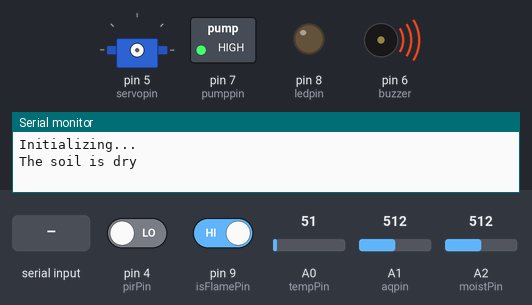
This sketch was run on a simulated Arduino Uno, built with avr-gcc and run on an emulated ATmega328P. Parts: servo, switched loads named in the sketch (green lamp = pin HIGH), output pins drawn as LEDs (lit = HIGH), buzzer (waves = sounding), the last lines printed to the serial monitor. Inputs (shaded band) come from the test bench; at power-on: pin 4 (pirPin) LOW, pin 9 (isFlamePin) HIGH, A0 (tempPin) = 51, A1 (aqpin) = 512, A2 (moistPin) = 512. The modem accepts every AT command (registered, SIM ready, sends succeed) and sends nothing else.

Above: at 7.2 s.
7.3 s: "A1" received over the second serial link
10.3 s: "A2" received over the second serial link
At 12.8 s:
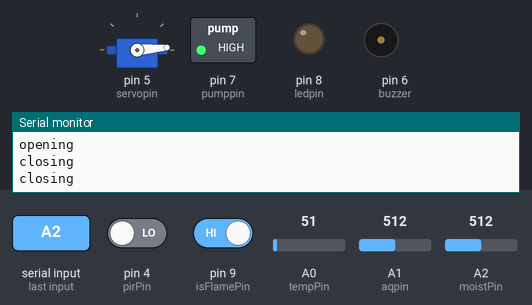
13.1 s: "B1" received over the second serial link
At 14.9 s:
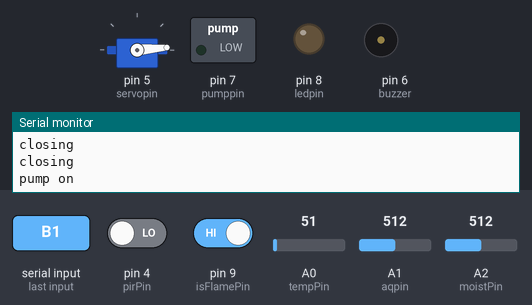
16.1 s: "C1" received over the second serial link
At 18.3 s:
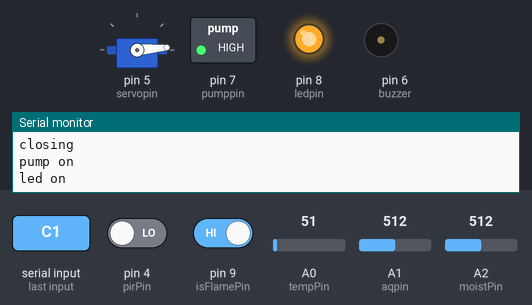
18.6 s: "A1" received over the second serial link
At 20.7 s:
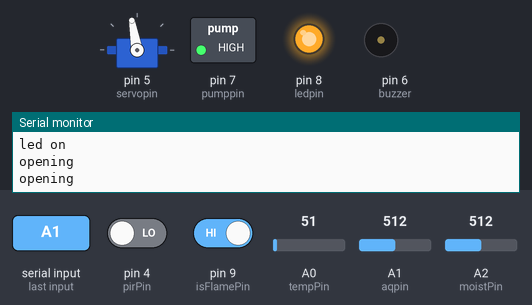
21.0 s: "B1" received over the second serial link
At 25.8 s:
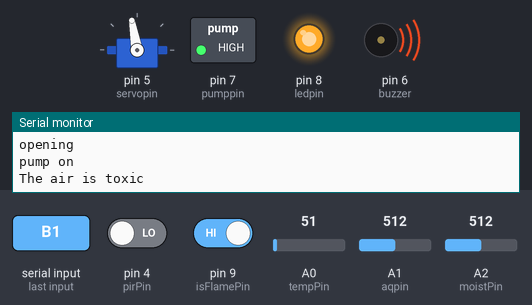
Timing chart, 0 to 58.6 s (numbered marks = the images above; inputs shaded):
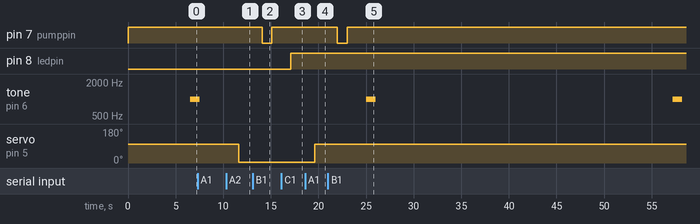

Measured:
- after the input at 10.3 s, servo on pin 5 (servopin): 100° → 5° after 1.3 s
- after the input at 13.1 s, pin 7 (pumppin): HIGH → LOW after 1.0 s, → HIGH 1.0 s later
- after the input at 16.1 s, pin 8 (ledpin): LOW → HIGH after 1.0 s
- after the input at 18.6 s, servo on pin 5 (servopin): 5° → 100° after 1.0 s
- after the input at 21.0 s, pin 7 (pumppin): HIGH → LOW after 1.0 s, → HIGH 1.0 s later
- by itself, tone on pin 6 (buzzer): alternates 1000 Hz for 1.0 s and silent for 31.2 s

The sketch:

smarthome.ino
```cpp
// Flame Sensor Module
#include <Servo.h>
#include <SoftwareSerial.h>

//Create software serial object to communicate with SIM800L
SoftwareSerial mySerial(3, 2); //SIM800L Tx & Rx is connected to Arduino #3 & #2
Servo myservo;  // create servo object to control a servo

int tempPin = A0;
int aqpin = A1;
int moistPin = A2;
int pirPin = 4;                 // PIR Out pin
int servopin=5;
int buzzer = 6; //buzzer to arduino pin 9
int pumppin = 7;
int ledpin =8;
int isFlamePin = 9;  // This is our input pin
int val;
int aqValue;
int moistValue;
int isFlame = HIGH;  // HIGH MEANS NO FLAME
int pirStat = 0;                   // PIR status
int limit = 300;

void setup() {
  pinMode(isFlamePin, INPUT); //flame sensor should be input as it is giving data
  pinMode(pirPin, INPUT);
  pinMode(buzzer, OUTPUT); // Set buzzer - pin 9 as an output
  pinMode(ledpin, OUTPUT);
  pinMode(pumppin,OUTPUT);
  digitalWrite(pumppin,HIGH);
  Serial.begin(9600); //begin Serial communication
  mySerial.begin(9600);
  Serial.println("Initializing...");
  delay(1000);
  readSMS();

}

void loop() {
  updateSerial();
  moistValue = analogRead(moistPin);
  isFlame = digitalRead(isFlamePin);//Readd the data gien by the flame sensor
  pirStat = digitalRead(pirPin);
  aqValue = analogRead(aqpin);       // read analog input pin 0
  val = analogRead(tempPin);
  float mv = ( val/1024.0)*5000;
  float cel = mv/10;


  if (isFlame== LOW)  //if it is low
  {
    Serial.println("Flame"); //Print Flame Flame
    buzz();
    sendCall();
  }

 if (pirStat == HIGH) {            // if motion detected
   Serial.println("Someone is in the bathroom!!");
   buzz();
   SendSMS("Someone is in the bathroom!!");
   delay(1000);
 }
 if (moistValue>limit) {
   Serial.println("The soil is dry");
   buzz();
   SendSMS("The soil is dry");
 }
 if(aqValue>200){
  Serial.println("The air is toxic");
  buzz();
  sendCall();
 }
 if(cel>50){
  buzz();
  sendCall();
 }
 delay(100);
}
void opendoor(){
  Serial.println("opening");

  myservo.attach(servopin);
  myservo.write(100);              // tell servo to go to position in variable 'pos'
  delay(500);
  myservo.detach();
  delay(100);
}
void closedoor(){
  Serial.println("closing");
  myservo.attach(servopin);
  myservo.write(5);              // tell servo to go to position in variable 'pos'
  delay(500);
  myservo.detach();
  delay(100);
}

void buzz(){

  tone(buzzer, 1000); // Send 1KHz sound signal...
  delay(1000);        // ...for 1 sec
  noTone(buzzer);     // Stop sound...
  delay(1000);        // ...for 1sec

}

void updateSerial()
{
  delay(500);
  while (Serial.available())
  {
    mySerial.write(Serial.read());//Forward what Serial received to Software Serial Port
  }
  while(mySerial.available())
  {
    String d=mySerial.readString();
    if(d.indexOf("A1")>=0)
    {
      Serial.println("opening");
      opendoor();
    }

    if(d.indexOf("A2")>=0){
      Serial.println("closing");
      closedoor();
    }
    if(d.indexOf("B1")>=0){
      Serial.println("pump on");
      digitalWrite(pumppin,LOW);
      delay(1000);
      digitalWrite(pumppin,HIGH);
    }
    if(d.indexOf("B2")>=0){
      Serial.println("pump off");
      digitalWrite(pumppin,HIGH);
    }
    if(d.indexOf("C1")>=0){
      Serial.println("led on");
      digitalWrite(ledpin,HIGH);
    }
    if(d.indexOf("C2")>=0){
      Serial.println("led off");
      digitalWrite(ledpin,LOW);
    }
    }
}

void SendSMS(String msg)
{
  mySerial.println("AT"); //Once the handshake test is successful, it will back to OK
  updateSerial();

  mySerial.println("AT+CMGF=1"); // Configuring TEXT mode
  updateSerial();
  mySerial.println("AT+CMGS=\"+9647834202829\"");//change ZZ with country code and xxxxxxxxxxx with phone number to sms
  updateSerial();
  mySerial.print(msg); //text content
  updateSerial();
  mySerial.write(26);
  readSMS();

}
void sendCall()
{
  mySerial.println("AT"); //Once the handshake test is successful, i t will back to OK
  updateSerial();

  mySerial.println("ATD+9647834202829;"); //  change ZZ with country code and xxxxxxxxxxx with phone number to dial
  updateSerial();
  delay(20000); // wait for 20 seconds...
  mySerial.println("ATH"); //hang up
  updateSerial();
  readSMS();
}
void readSMS(){
  mySerial.println("AT"); //Once the handshake test is successful, it will back to OK
  updateSerial();

  mySerial.println("AT+CMGF=1"); // Configuring TEXT mode
  updateSerial();
  mySerial.println("AT+CNMI=1,2,0,0,0"); // Decides how newly arrived SMS messages should be handled
  updateSerial();
  delay(500);
}
```
